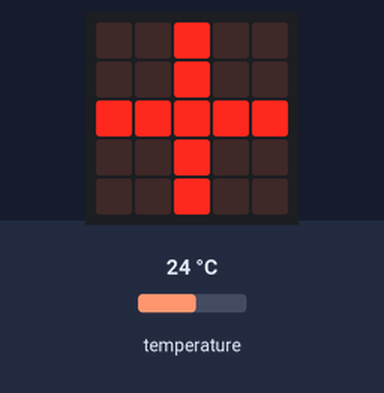
Simulated run of this program. Board: BBC micro:bit (MakeCode). Parts: the board's 5×5 LED display. The test bench sets the inputs (shaded band); at power-on: temperature 24 °C.

Above: at 1.2 s.
1.3 s: temperature set to 4 °C
At 1.9 s:
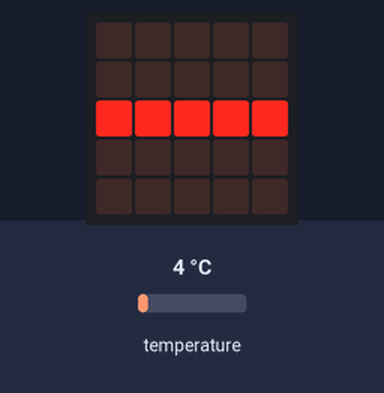
3.6 s: temperature set to 4.7 °C
5.1 s: temperature set to 5.2 °C
At 5.4 s:
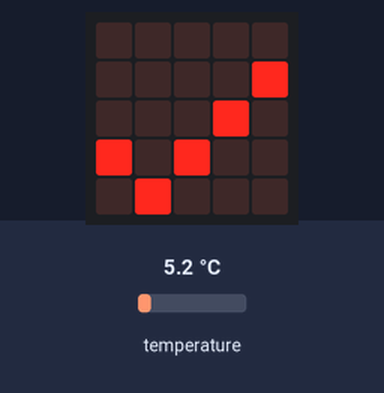
6.6 s: temperature set to 12 °C
At 7.16 s:
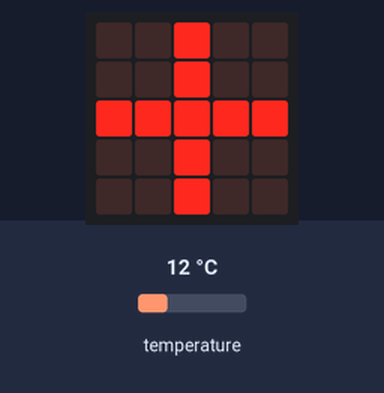
Timing chart, 0 to 9.6 s (numbered marks = the images above; inputs shaded):
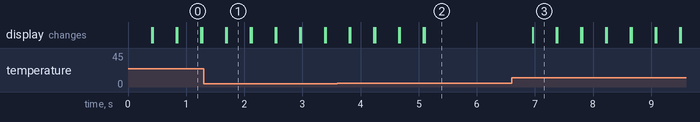

Measured:
- the behaviour switches between 4.9 and 5 °C on temperature (found by bisection; images 1 and 2)
- after the input at 1.3 s, the display: first differs from a run without the input after 0.40 s (image 1)
- after the input at 5.1 s, the display: changes at once (image 2)
- after the input at 6.6 s, the display: changes after 0.36 s (image 3)
- what the display in image 0 shows lasts 0.4 s, from 0.9 s to 1.3 s

The program:

main.ts
```typescript
basic.forever(function () {

})
basic.forever(function () {
    if (input.temperature() < 5) {
        basic.showLeds(`
            . . . . .
            . . . . .
            # # # # #
            . . . . .
            . . . . .
            `)
        control.waitMicros(4447)
        basic.clearScreen()
    }
    if (input.temperature() > 5) {
        basic.showLeds(`
            . . # . .
            . . # . .
            # # # # #
            . . # . .
            . . # . .
            `)
        control.waitMicros(4447)
        basic.clearScreen()
    }
    if (input.temperature() == 5) {
        basic.showIcon(IconNames.Yes)
    }
})
```

test.ts
```typescript
// aquí va el archivo "tests"; esto no se compilará cuando este paquete se utilice como una extensión.
```
